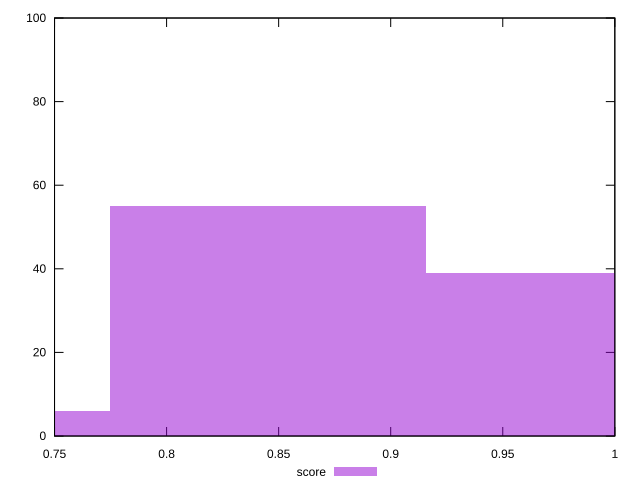

Reproduce this figure in gnuplot.
reset

$score <<EOF
0.8453611383743169 55
0.986254661436703 39
0.7044676153119307 6
EOF

set key outside below
set boxwidth 0.14089352306238614
set xrange [0.75:1]
set yrange [0:100]
set trange [0:100]
set style fill transparent solid 0.5 noborder
set terminal svg size 640, 490 enhanced background rgb 'white'
set output "reprap/uses-optimized-images/samples/pages+cached+noexternal+nomedia+nocss/score/histogram.svg"

plot $score title "score" with boxes

reset
